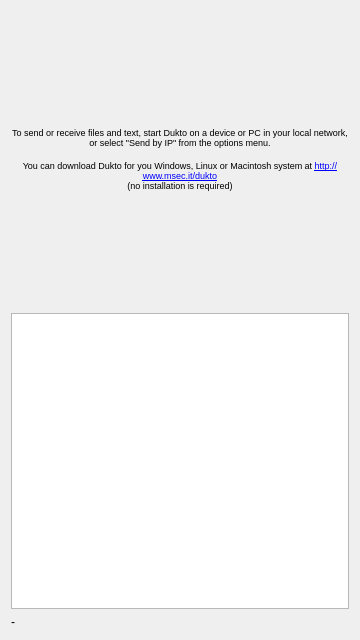
<?xml version="1.0" encoding="UTF-8"?>
<ui version="4.0">
 <class>MainWindow</class>
 <widget class="QMainWindow" name="MainWindow">
  <property name="geometry">
   <rect>
    <x>0</x>
    <y>0</y>
    <width>360</width>
    <height>640</height>
   </rect>
  </property>
  <property name="contextMenuPolicy">
   <enum>Qt::NoContextMenu</enum>
  </property>
  <property name="windowTitle">
   <string>Dukto</string>
  </property>
  <widget class="QWidget" name="centralWidget">
   <layout class="QVBoxLayout" name="verticalLayout">
    <item>
     <widget class="QLabel" name="labelNobody">
      <property name="sizePolicy">
       <sizepolicy hsizetype="Preferred" vsizetype="Expanding">
        <horstretch>0</horstretch>
        <verstretch>0</verstretch>
       </sizepolicy>
      </property>
      <property name="text">
       <string>&lt;!DOCTYPE HTML PUBLIC &quot;-//W3C//DTD HTML 4.0//EN&quot; &quot;http://www.w3.org/TR/REC-html40/strict.dtd&quot;&gt;
&lt;html&gt;&lt;head&gt;&lt;meta name=&quot;qrichtext&quot; content=&quot;1&quot; /&gt;&lt;style type=&quot;text/css&quot;&gt;
p, li { white-space: pre-wrap; }
&lt;/style&gt;&lt;/head&gt;&lt;body style=&quot; font-family:'MS Shell Dlg 2'; font-size:8.25pt; font-weight:400; font-style:normal;&quot;&gt;
&lt;p align=&quot;center&quot; style=&quot; margin-top:0px; margin-bottom:0px; margin-left:0px; margin-right:0px; -qt-block-indent:0; text-indent:0px;&quot;&gt;&lt;span style=&quot; font-size:7pt;&quot;&gt;To send or receive files and text, start Dukto on a device or PC in your local network, or select &amp;quot;Send by IP&amp;quot; from the options menu.&lt;br /&gt;&lt;/span&gt;&lt;/p&gt;
&lt;p align=&quot;center&quot; style=&quot; margin-top:0px; margin-bottom:0px; margin-left:0px; margin-right:0px; -qt-block-indent:0; text-indent:0px;&quot;&gt;&lt;span style=&quot; font-size:7pt;&quot;&gt;You can download Dukto for you Windows, Linux or Macintosh system at &lt;/span&gt;&lt;a href=&quot;http://www.msec.it/dukto&quot;&gt;&lt;span style=&quot; font-size:7pt; text-decoration: underline; color:#0000ff;&quot;&gt;http://www.msec.it/dukto&lt;br /&gt;&lt;/span&gt;&lt;/a&gt;&lt;span style=&quot; font-size:7pt;&quot;&gt;(no installation is required)&lt;/span&gt;&lt;/p&gt;&lt;/body&gt;&lt;/html&gt;</string>
      </property>
      <property name="alignment">
       <set>Qt::AlignCenter</set>
      </property>
      <property name="wordWrap">
       <bool>true</bool>
      </property>
      <property name="margin">
       <number>5</number>
      </property>
      <property name="openExternalLinks">
       <bool>true</bool>
      </property>
     </widget>
    </item>
    <item>
     <widget class="QListWidget" name="listWidget">
      <property name="contextMenuPolicy">
       <enum>Qt::NoContextMenu</enum>
      </property>
     </widget>
    </item>
    <item>
     <widget class="QLabel" name="labelDest">
      <property name="text">
       <string>-</string>
      </property>
     </widget>
    </item>
   </layout>
  </widget>
  <widget class="QMenuBar" name="menuBar">
   <property name="geometry">
    <rect>
     <x>0</x>
     <y>0</y>
     <width>360</width>
     <height>21</height>
    </rect>
   </property>
  </widget>
 </widget>
 <layoutdefault spacing="6" margin="11"/>
 <resources/>
 <connections/>
</ui>
